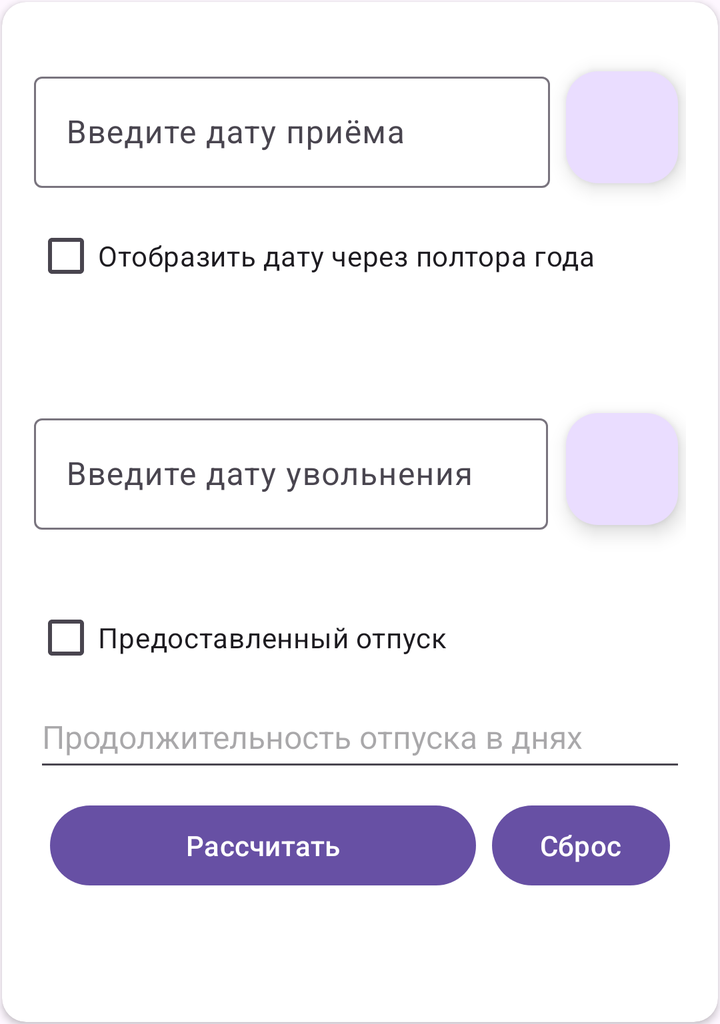
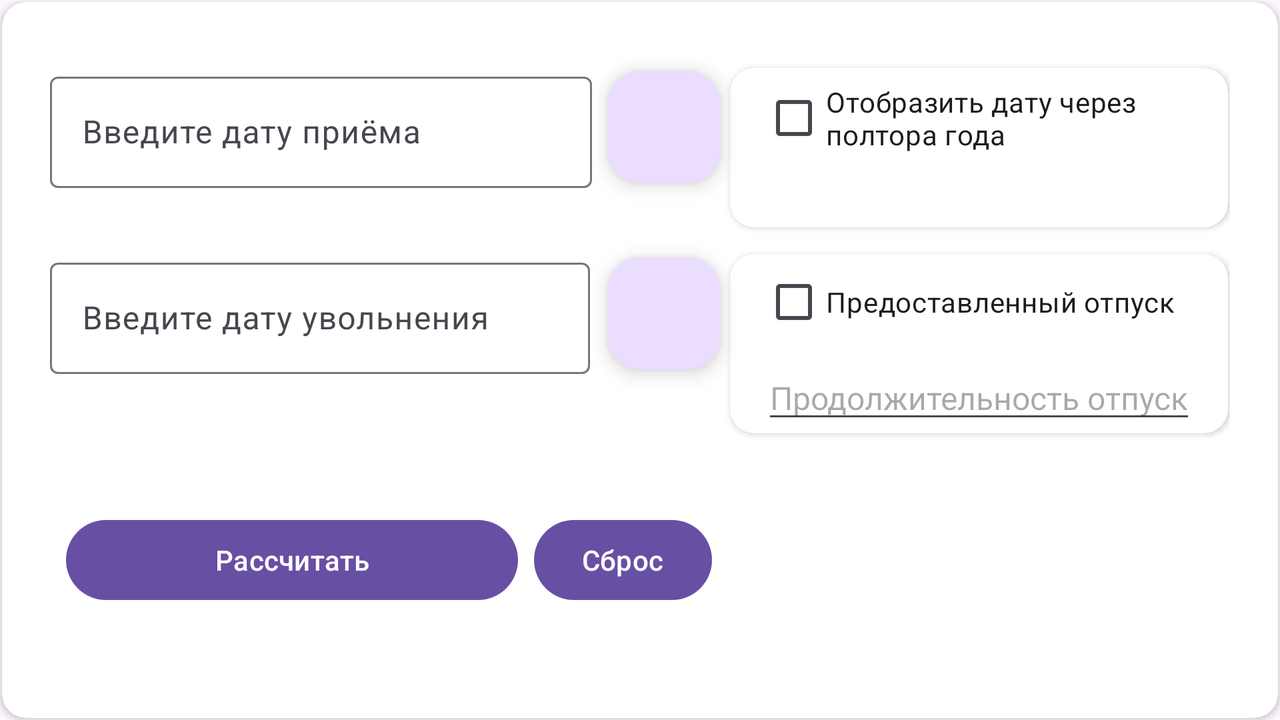

Compare how this app lays out the same screen by default and in its alternative resource folder. The renders come first, then the two layout files and the values they reference.
<!-- AndroidManifest.xml: application theme Theme.CadrCalculate -->
<!-- res/layout/fragment_compensation.xml -->
<?xml version="1.0" encoding="utf-8"?>
<androidx.cardview.widget.CardView

    xmlns:android="http://schemas.android.com/apk/res/android"
    xmlns:app="http://schemas.android.com/apk/res-auto"
    xmlns:tools="http://schemas.android.com/tools"
    android:layout_width="match_parent"
    android:layout_height="wrap_content"
    android:layout_gravity="center"
    android:layout_margin="1dp"
    android:elevation="4dp"
    android:padding="8dp"
    app:cardCornerRadius="12dp"
    app:layout_constraintStart_toStartOf="parent"
    app:layout_constraintTop_toTopOf="parent">

    <androidx.constraintlayout.widget.ConstraintLayout
        android:layout_width="match_parent"
        android:layout_height="wrap_content"
        android:layout_gravity="center"
        android:layout_margin="16dp">

        <com.google.android.material.textfield.TextInputLayout
            android:id="@+id/til_begin_work"
            android:layout_width="0dp"
            android:layout_height="wrap_content"
            android:layout_marginTop="16dp"
            android:layout_marginEnd="8dp"
            app:layout_constraintEnd_toStartOf="@+id/iv_begin_work"
            app:layout_constraintStart_toStartOf="parent"
            app:layout_constraintTop_toTopOf="parent">

            <com.google.android.material.textfield.TextInputEditText
                android:id="@+id/tv_begin_work"
                android:layout_width="match_parent"
                android:layout_height="wrap_content"
                android:hint="Введите дату приёма"
                android:imeOptions="actionDone"
                android:inputType="date"

                />
        </com.google.android.material.textfield.TextInputLayout>

        <com.google.android.material.floatingactionbutton.FloatingActionButton
            android:id="@+id/iv_begin_work"
            android:layout_width="wrap_content"
            android:layout_height="wrap_content"
            android:layout_marginEnd="4dp"
            android:src="@drawable/ic_calendar_day"
            app:layout_constraintBottom_toBottomOf="@+id/til_begin_work"
            app:layout_constraintEnd_toEndOf="parent"
            app:layout_constraintTop_toTopOf="@+id/til_begin_work"
            app:tint="@color/black" />

        <CheckBox
            android:id="@+id/cb_decret_end_date"
            android:layout_width="match_parent"
            android:layout_height="wrap_content"
            android:layout_marginTop="10dp"
            android:text="Отобразить дату через полтора года"
            app:layout_constraintStart_toStartOf="@+id/til_begin_work"
            app:layout_constraintTop_toBottomOf="@+id/til_begin_work" />

        <TextView
            android:id="@+id/tv_decret_end_date"
            android:layout_width="match_parent"
            android:layout_height="28dp"
            android:text=""
            android:textSize="16sp"
            android:visibility="gone"
            app:layout_constraintEnd_toEndOf="@+id/cb_decret_end_date"
            app:layout_constraintStart_toStartOf="@+id/cb_decret_end_date"
            app:layout_constraintTop_toBottomOf="@+id/cb_decret_end_date"
            tools:visibility="visible" />

        <com.google.android.material.textfield.TextInputLayout
            android:id="@+id/til_end_work"
            android:layout_width="0dp"
            android:layout_height="wrap_content"
            android:layout_marginTop="24dp"
            android:layout_marginEnd="1dp"
            app:layout_constraintEnd_toEndOf="@+id/til_begin_work"
            app:layout_constraintStart_toStartOf="@+id/til_begin_work"
            app:layout_constraintTop_toBottomOf="@+id/tv_decret_end_date">

            <com.google.android.material.textfield.TextInputEditText
                android:id="@+id/tv_end_work"
                android:layout_width="match_parent"
                android:layout_height="wrap_content"
                android:hint="Введите дату увольнения"
                android:imeOptions="actionDone"
                android:inputType="date"

                />
        </com.google.android.material.textfield.TextInputLayout>

        <TextView
            android:id="@+id/tv_result"
            android:layout_width="wrap_content"
            android:layout_height="wrap_content"
            android:layout_marginTop="16dp"
            android:gravity="center"
            android:textSize="24sp"
            app:layout_constraintBottom_toBottomOf="parent"
            app:layout_constraintEnd_toEndOf="parent"
            app:layout_constraintStart_toStartOf="parent"
            app:layout_constraintTop_toBottomOf="@+id/calculate_button" />

        <com.google.android.material.floatingactionbutton.FloatingActionButton
            android:id="@+id/iv_end_work"
            android:layout_width="wrap_content"
            android:layout_height="wrap_content"
            android:layout_marginEnd="4dp"
            android:src="@drawable/ic_calendar_day"
            app:layout_constraintBottom_toBottomOf="@+id/til_end_work"
            app:layout_constraintEnd_toEndOf="parent"
            app:layout_constraintTop_toTopOf="@+id/til_end_work"
            app:tint="@color/black" />

        <CheckBox
            android:id="@+id/checkBox"
            android:layout_width="match_parent"
            android:layout_height="wrap_content"
            android:layout_marginTop="30dp"
            android:text="Предоставленный отпуск"
            app:layout_constraintStart_toStartOf="@+id/til_end_work"
            app:layout_constraintTop_toBottomOf="@+id/til_end_work" />

        <EditText
            android:id="@+id/et_holidays"
            android:layout_width="match_parent"
            android:layout_height="48dp"
            android:ems="10"
            android:hint="Продолжительность отпуска в днях"
            android:inputType="number"
            android:textSize="16sp"
            android:visibility="gone"
            app:layout_constraintEnd_toEndOf="@+id/checkBox"
            app:layout_constraintStart_toStartOf="@+id/checkBox"
            app:layout_constraintTop_toBottomOf="@+id/checkBox"
            tools:visibility="visible" />

        <Button
            android:id="@+id/calculate_button"
            android:layout_width="0dp"
            android:layout_height="wrap_content"
            android:layout_marginHorizontal="8dp"
            android:layout_marginTop="8dp"
            android:text="Рассчитать"
            app:layout_constraintEnd_toStartOf="@+id/reset_button"
            app:layout_constraintStart_toStartOf="parent"
            app:layout_constraintTop_toBottomOf="@+id/et_holidays" />

        <Button
            android:id="@+id/reset_button"
            android:layout_width="wrap_content"
            android:layout_height="wrap_content"
            android:layout_marginHorizontal="8dp"
            android:text="Сброс"
            app:layout_constraintBottom_toBottomOf="@+id/calculate_button"
            app:layout_constraintEnd_toEndOf="parent"
            app:layout_constraintTop_toTopOf="@+id/calculate_button"
            app:layout_constraintVertical_bias="0.0" />


    </androidx.constraintlayout.widget.ConstraintLayout>

</androidx.cardview.widget.CardView>
<!-- resources referenced by this layout -->
<resources>
  <style name="Theme.CadrCalculate" parent="Base.Theme.CadrCalculate" />
  <style name="Base.Theme.CadrCalculate" parent="Theme.Material3.DayNight.NoActionBar">
          
          
      </style>
</resources>
<!-- res/layout-land/fragment_compensation.xml (the repository's variant of the layout above) -->
<!-- drawn on the phone turned sideways -->
<?xml version="1.0" encoding="utf-8"?>
<androidx.cardview.widget.CardView

    xmlns:android="http://schemas.android.com/apk/res/android"
    xmlns:app="http://schemas.android.com/apk/res-auto"
    xmlns:tools="http://schemas.android.com/tools"
    android:layout_width="match_parent"
    android:layout_height="match_parent"
    android:layout_gravity="center"
    android:layout_margin="1dp"
    android:elevation="4dp"
    android:padding="8dp"
    app:cardCornerRadius="12dp"
    app:layout_constraintStart_toStartOf="parent"
    app:layout_constraintTop_toTopOf="parent">

    <androidx.constraintlayout.widget.ConstraintLayout
        android:layout_width="match_parent"
        android:layout_height="match_parent"
        android:layout_gravity="center"
        android:layout_margin="16dp"
        android:padding="8dp">

        <androidx.cardview.widget.CardView
            android:layout_width="0dp"
            android:layout_height="wrap_content"
            android:layout_gravity="center"
            android:layout_margin="1dp"
            android:elevation="4dp"
            android:padding="8dp"
            app:cardCornerRadius="12dp"
            app:layout_constraintEnd_toEndOf="parent"
            app:layout_constraintStart_toStartOf="@+id/guideline"
            app:layout_constraintTop_toTopOf="@+id/til_begin_work">

            <LinearLayout
                android:layout_width="match_parent"
                android:layout_height="wrap_content"
                android:orientation="vertical">

                <CheckBox
                    android:id="@+id/cb_decret_end_date"
                    android:layout_width="match_parent"
                    android:layout_height="wrap_content"
                    android:layout_marginHorizontal="16dp"
                    android:layout_marginVertical="1dp"
                    android:text="Отобразить дату через полтора года" />

                <TextView
                    android:id="@+id/tv_decret_end_date"
                    android:layout_width="match_parent"
                    android:layout_height="wrap_content"
                    android:layout_marginHorizontal="16dp"
                    android:layout_marginBottom="8dp"
                    android:gravity="center"
                    android:textSize="16sp"
                    android:visibility="gone"
                    tools:visibility="visible" />
            </LinearLayout>

        </androidx.cardview.widget.CardView>


        <com.google.android.material.textfield.TextInputLayout
            android:id="@+id/til_begin_work"
            android:layout_width="0dp"
            android:layout_height="wrap_content"
            android:layout_marginTop="8dp"
            android:layout_marginEnd="8dp"
            app:layout_constraintEnd_toStartOf="@+id/iv_begin_work"
            app:layout_constraintStart_toStartOf="parent"
            app:layout_constraintTop_toTopOf="parent">

            <com.google.android.material.textfield.TextInputEditText
                android:id="@+id/tv_begin_work"
                android:layout_width="match_parent"
                android:layout_height="wrap_content"
                android:hint="Введите дату приёма"
                android:imeOptions="actionDone"
                android:inputType="date" />
        </com.google.android.material.textfield.TextInputLayout>

        <com.google.android.material.floatingactionbutton.FloatingActionButton
            android:id="@+id/iv_begin_work"
            android:layout_width="wrap_content"
            android:layout_height="wrap_content"
            android:layout_marginEnd="4dp"
            android:src="@drawable/ic_calendar_day"
            app:layout_constraintBottom_toBottomOf="@+id/til_begin_work"
            app:layout_constraintEnd_toStartOf="@+id/guideline"
            app:layout_constraintTop_toTopOf="@+id/til_begin_work"
            app:tint="@color/black" />

        <com.google.android.material.textfield.TextInputLayout
            android:id="@+id/til_end_work"
            android:layout_width="0dp"
            android:layout_height="wrap_content"
            android:layout_marginTop="32dp"
            android:layout_marginEnd="1dp"
            app:layout_constraintEnd_toEndOf="@+id/til_begin_work"
            app:layout_constraintStart_toStartOf="@+id/til_begin_work"
            app:layout_constraintTop_toBottomOf="@+id/til_begin_work">

            <com.google.android.material.textfield.TextInputEditText
                android:id="@+id/tv_end_work"
                android:layout_width="match_parent"
                android:layout_height="wrap_content"
                android:hint="Введите дату увольнения"
                android:imeOptions="actionDone"
                android:inputType="date" />
        </com.google.android.material.textfield.TextInputLayout>

        <TextView
            android:id="@+id/tv_result"
            android:layout_width="309dp"
            android:layout_height="wrap_content"
            android:layout_marginTop="8dp"
            android:gravity="center"
            android:textSize="24sp"
            app:layout_constraintBottom_toBottomOf="parent"
            app:layout_constraintEnd_toEndOf="parent"
            app:layout_constraintStart_toStartOf="@+id/guideline"
            app:layout_constraintTop_toBottomOf="@+id/cardView" />

        <com.google.android.material.floatingactionbutton.FloatingActionButton
            android:id="@+id/iv_end_work"
            android:layout_width="wrap_content"
            android:layout_height="wrap_content"
            android:layout_marginEnd="4dp"
            android:src="@drawable/ic_calendar_day"
            app:layout_constraintBottom_toBottomOf="@+id/til_end_work"

            app:layout_constraintEnd_toStartOf="@+id/guideline"
            app:layout_constraintTop_toTopOf="@+id/til_end_work"
            app:tint="@color/black" />

        <androidx.cardview.widget.CardView
            android:id="@+id/cardView"
            android:layout_width="0dp"
            android:layout_height="wrap_content"
            android:layout_gravity="center"
            android:layout_margin="1dp"
            android:elevation="4dp"
            android:padding="8dp"
            app:cardCornerRadius="12dp"
            app:layout_constraintEnd_toEndOf="parent"
            app:layout_constraintStart_toStartOf="@+id/guideline"
            app:layout_constraintTop_toTopOf="@+id/til_end_work">

            <LinearLayout
                android:layout_width="match_parent"
                android:layout_height="wrap_content"
                android:orientation="vertical">

                <CheckBox
                    android:id="@+id/checkBox"
                    android:layout_width="match_parent"
                    android:layout_height="wrap_content"
                    android:layout_marginHorizontal="16dp"
                    android:text="Предоставленный отпуск" />

                <EditText
                    android:id="@+id/et_holidays"
                    android:layout_width="match_parent"
                    android:layout_height="wrap_content"
                    android:layout_marginHorizontal="16dp"
                    android:layout_marginTop="3dp"
                    android:ems="10"
                    android:hint="Продолжительность отпуска в днях"
                    android:inputType="number"
                    android:textSize="16sp"
                    android:visibility="gone"
                    tools:visibility="visible" />
            </LinearLayout>
        </androidx.cardview.widget.CardView>


        <Button
            android:id="@+id/calculate_button"
            android:layout_width="0dp"
            android:layout_height="wrap_content"
            android:layout_marginHorizontal="8dp"
            android:text="Рассчитать"
            app:layout_constraintBottom_toBottomOf="@+id/tv_result"
            app:layout_constraintEnd_toStartOf="@+id/reset_button"
            app:layout_constraintStart_toStartOf="parent"
            app:layout_constraintTop_toTopOf="@+id/tv_result" />

        <androidx.constraintlayout.widget.Guideline
            android:id="@+id/guideline"
            android:layout_width="wrap_content"
            android:layout_height="wrap_content"
            android:orientation="vertical"
            app:layout_constraintGuide_begin="339dp" />

        <Button
            android:id="@+id/reset_button"
            android:layout_width="wrap_content"
            android:layout_height="wrap_content"
            android:layout_marginHorizontal="8dp"
            android:text="Сброс"
            app:layout_constraintBottom_toBottomOf="@+id/calculate_button"
            app:layout_constraintEnd_toStartOf="@+id/guideline"
            app:layout_constraintTop_toTopOf="@+id/calculate_button"
            app:layout_constraintVertical_bias="0.0" />


    </androidx.constraintlayout.widget.ConstraintLayout>

</androidx.cardview.widget.CardView>
